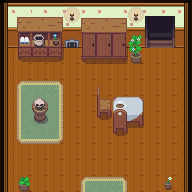

The image is a tile-based game level rendered from a .tmx file. Its description and complete source (layers, tilesets, objects, tile grids) follow:
An orthogonal 12x12 tile map with 16x16 px tiles, 4 tile layers (Suelo, objetos, objetos1.5, objetos2), 4 tilesets and 5 objects.

<map version="1.4" tiledversion="1.4.2" orientation="orthogonal" renderorder="right-down" width="12" height="12" tilewidth="16" tileheight="16" infinite="0" nextlayerid="7" nextobjectid="8">
 <tileset firstgid="1" source="Inner.tsx" />
 <tileset firstgid="1001" source="House2.tsx" />
 <tileset firstgid="1513" source="Overworld.tsx" />
 <tileset firstgid="2953" source="objects.tsx" />
 <layer id="1" name="Suelo" width="12" height="12">
  <data encoding="csv">
1129,1130,1141,1142,1143,1144,1144,1141,1142,1143,1144,1152,
1193,1194,1194,1194,1194,1194,1194,1206,1194,1194,1194,1216,
1225,1237,1237,1237,1237,1237,1237,1237,1237,1237,1237,1248,
1289,1337,1337,1337,1337,1337,1337,1337,1337,1337,1337,1280,
1289,1337,1337,1337,1337,1337,1337,1337,1337,1337,1337,1280,
1289,1337,1337,1337,1337,1337,1337,1337,1337,1337,1337,1280,
1289,1337,1337,1337,1337,1337,1337,1337,1337,1337,1337,1280,
1289,1337,1337,1337,1337,1337,1337,1337,1337,1337,1337,1280,
1289,1337,1337,1337,1337,1337,1337,1337,1337,1337,1337,1280,
1289,1337,1337,1337,1337,1337,1337,1337,1337,1337,1337,1280,
1289,1337,1337,1337,1337,1337,1337,1337,1337,1337,1337,1280,
1289,1337,1337,1337,1337,1337,1337,1337,1337,1337,1337,1280
</data>
 </layer>
 <layer id="2" name="objetos" width="12" height="12">
  <data encoding="csv">
0,0,0,0,0,0,0,0,0,0,0,0,
0,291,292,293,0,367,368,369,0,603,604,0,
0,331,332,333,0,407,408,409,0,643,644,0,
0,371,372,373,0,447,448,449,0,0,0,0,
0,0,0,0,0,0,0,0,0,0,0,0,
0,281,282,283,0,0,177,0,0,0,0,0,
0,321,322,323,0,0,217,54,56,0,0,0,
0,321,322,323,0,0,257,134,136,0,0,0,
0,361,362,363,0,0,0,0,0,0,0,0,
0,0,0,0,0,0,0,0,0,0,0,0,
0,0,0,0,0,0,0,0,0,0,0,0,
0,0,0,0,0,281,282,283,0,0,0,0
</data>
 </layer>
 <layer id="4" name="objetos1.5" width="12" height="12">
  <data encoding="csv">
0,0,0,0,605,0,0,0,605,0,0,0,
0,0,0,0,645,0,0,0,645,0,0,0,
0,374,0,1626,0,0,0,0,489,0,0,0,
0,0,0,0,0,0,0,0,529,0,0,0,
0,0,0,0,0,0,0,0,0,0,0,0,
0,0,0,0,0,0,0,0,0,0,0,0,
0,0,1870,0,0,0,0,255,0,0,0,0,
0,0,1910,0,0,0,0,0,0,0,0,0,
0,0,0,0,0,0,0,0,0,0,0,0,
0,0,0,0,0,0,0,0,0,0,0,0,
0,0,0,0,0,0,0,0,0,0,0,0,
0,452,0,0,0,0,0,0,0,0,412,0
</data>
 </layer>
 <layer id="3" name="objetos2" width="12" height="12">
  <data encoding="csv">
0,0,0,0,0,0,0,0,0,0,0,0,
0,0,0,0,0,0,0,0,0,0,0,0,
0,0,2966,0,1540,0,0,0,0,0,0,0,
0,0,0,0,0,0,0,0,0,0,0,0,
0,0,0,0,0,0,0,0,0,0,0,0,
0,0,0,0,0,0,0,0,0,0,0,0,
0,0,1621,0,0,0,0,178,0,0,0,0,
0,0,0,0,0,0,0,218,0,0,0,0,
0,0,0,0,0,0,0,258,0,0,0,0,
0,0,0,0,0,0,0,0,0,0,0,0,
0,0,0,0,0,0,0,0,0,0,0,0,
0,0,0,0,0,0,0,0,0,0,0,0
</data>
 </layer>
 <objectgroup id="6" name="Coliciones">
  <object id="3" x="6.93695" y="190.766">
   <polygon points="-6.06983,-0.433559 0.433559,-0.867118 0.867118,-143.508 11.2725,-143.508 11.2725,-134.837 55.062,-134.837 55.062,-143.942 74.1386,-143.942 74.1386,-133.103 122.697,-132.669 122.697,-128.767 133.103,-129.201 133.103,-143.942 140.04,-143.508 140.04,-173.857 166.487,-173.857 166.487,-143.508 177.326,-143.075 177.326,0.433559 184.263,0.867118 183.396,-189.465 -5.20271,-189.899" />
  </object>
  <object id="4" x="32.0834" y="99.7186">
   <polygon points="0,0 15.1746,0 15.1746,20.3773 -0.433559,20.3773" />
  </object>
  <object id="5" x="6.93695" y="191.633">
   <polygon points="0,-1.30068 81.0756,-0.867118 81.0756,-1.30068 22.1115,-1.30068 21.678,-12.5732 11.7061,-12.5732 11.7061,-2.1678 11.2725,-1.73424" />
  </object>
  <object id="6" x="116.627" y="191.633">
   <polygon points="-0.433559,-1.30068 67.2017,-0.433559 67.2017,-1.73424 54.1949,-1.73424 54.1949,-8.23762 47.6915,-7.80406 47.6915,-0.867118 3.03491,-0.433559" />
  </object>
  <object id="7" x="113.592" y="128.334">
   <polygon points="0,0 13.0068,0 13.0068,-5.63627 28.6149,-5.20271 28.6149,-32.5169 -1.30068,-32.5169 -2.1678,-30.3491 -16.9088,-29.9156 -16.9088,-16.0417 -1.73424,-16.0417" />
  </object>
 </objectgroup>
</map>
